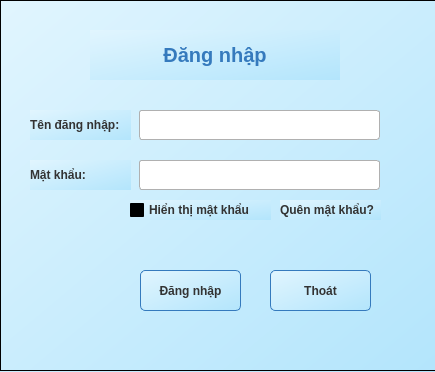
<?xml version="1.0" encoding="UTF-8"?>
<ui version="4.0">
 <class>LoginWindow</class>
 <widget class="QWidget" name="LoginWindow">
  <property name="geometry">
   <rect>
    <x>0</x>
    <y>0</y>
    <width>435</width>
    <height>372</height>
   </rect>
  </property>
  <property name="windowTitle">
   <string>Trang đăng nhập</string>
  </property>
  <property name="styleSheet">
   <string notr="true">
            QPushButton {
                background-color: #4A90E2;
                color: #FFFFFF;
                font-weight: bold;
                border: 1px solid #357ABD;
                border-radius: 5px;
            }
            QPushButton:hover {
                background-color: #357ABD;
                color: #FFFFFF;
                border: 2px solid #4A90E2;
            }
            QLabel#titleLabel {
                font-size: 20px;
                font-weight: bold;
                color: #357ABD;
            }
            QWidget {
                background-color: qlineargradient(x1:0, y1:0, x2:1, y2:1, stop:0 #E1F5FE, stop:1 #B3E5FC);
                color: #333333;
                font-weight: bold;
            }
            QLineEdit {
                background-color: #FFFFFF;
                color: #333333;
                border: 1px solid #B0B0B0;
                border-radius: 3px;
                padding: 2px;
            }
            QComboBox {
                background-color: #FFFFFF;
                color: #333333;
                border: 1px solid #B0B0B0;
                border-radius: 3px;
                padding: 2px;
            }
            QGroupBox {
                font-weight: bold;
                color: #357ABD;
            }
            QTableWidget {
                background-color: #FFFFFF;
                color: #333333;
                border: 1px solid #B0B0B0;
            }
            QTableWidget::item:selected {
                background-color: #4A90E2;
                color: #FFFFFF;
            }
   </string>
  </property>
  <widget class="QListView" name="listView">
   <property name="geometry">
    <rect>
     <x>0</x>
     <y>0</y>
     <width>441</width>
     <height>371</height>
    </rect>
   </property>
   <property name="styleSheet">
    <string notr="true">QWidget { background-color: qlineargradient(x1:0, y1:0, x2:1, y2:1, stop:0 #E1F5FE, stop:1 #B3E5FC); }</string>
   </property>
  </widget>
  <widget class="QLabel" name="usernameLabel">
   <property name="geometry">
    <rect>
     <x>30</x>
     <y>110</y>
     <width>101</width>
     <height>30</height>
    </rect>
   </property>
   <property name="text">
    <string>Tên đăng nhập:</string>
   </property>
  </widget>
  <widget class="QLineEdit" name="usernameInput">
   <property name="geometry">
    <rect>
     <x>139</x>
     <y>110</y>
     <width>241</width>
     <height>30</height>
    </rect>
   </property>
  </widget>
  <widget class="QPushButton" name="loginButton">
   <property name="geometry">
    <rect>
     <x>140</x>
     <y>270</y>
     <width>101</width>
     <height>41</height>
    </rect>
   </property>
   <property name="text">
    <string>Đăng nhập</string>
   </property>
  </widget>
  <widget class="QLabel" name="titleLabel">
   <property name="geometry">
    <rect>
     <x>90</x>
     <y>30</y>
     <width>250</width>
     <height>50</height>
    </rect>
   </property>
   <property name="text">
    <string>Đăng nhập</string>
   </property>
   <property name="alignment">
    <set>Qt::AlignCenter</set>
   </property>
  </widget>
  <widget class="QLabel" name="passwordLabel">
   <property name="geometry">
    <rect>
     <x>30</x>
     <y>160</y>
     <width>101</width>
     <height>30</height>
    </rect>
   </property>
   <property name="text">
    <string>Mật khẩu:</string>
   </property>
  </widget>
  <widget class="QLineEdit" name="passwordInput">
   <property name="geometry">
    <rect>
     <x>139</x>
     <y>160</y>
     <width>241</width>
     <height>30</height>
    </rect>
   </property>
   <property name="echoMode">
    <enum>QLineEdit::Password</enum>
   </property>
  </widget>
  <widget class="QCheckBox" name="showPasswordCheckbox">
   <property name="geometry">
    <rect>
     <x>130</x>
     <y>200</y>
     <width>141</width>
     <height>20</height>
    </rect>
   </property>
   <property name="text">
    <string>Hiển thị mật khẩu</string>
   </property>
  </widget>
  <widget class="QPushButton" name="exitButton">
   <property name="geometry">
    <rect>
     <x>270</x>
     <y>270</y>
     <width>101</width>
     <height>41</height>
    </rect>
   </property>
   <property name="text">
    <string>Thoát</string>
   </property>
  </widget>
  <widget class="QLabel" name="forgotPasswordLabel">
   <property name="geometry">
    <rect>
     <x>280</x>
     <y>200</y>
     <width>101</width>
     <height>20</height>
    </rect>
   </property>
   <property name="text">
    <string>Quên mật khẩu?</string>
   </property>
  </widget>
 </widget>
 <resources/>
 <connections/>
</ui>
